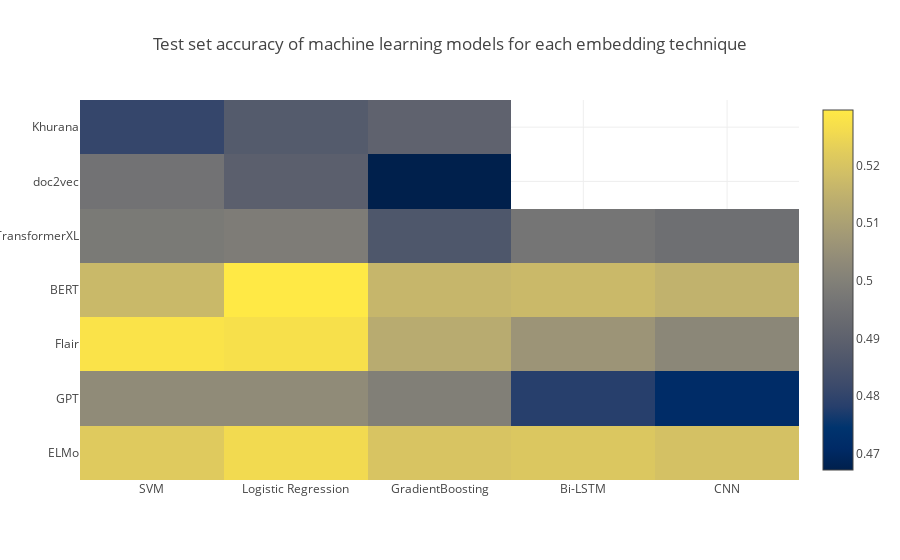

The notebook cell this image was saved under:
### Code cell
data = [go.Heatmap( z = [[0.5217391304347826, 0.525691699604743, 0.5201581027667984, 0.5209486, 0.5192095], 
                         [0.5035573122529644, 0.5035573122529644, 0.49960474308300395, 0.4782609, 0.4714625], 
                         [0.5280632411067193, 0.5272727272727272, 0.5130434782608696, 0.5064032, 0.5022925], 
                         [0.51699604743083, 0.5296442687747036, 0.516205533596863, 0.5171542, 0.5150988],
                         [0.4980237154150198, 0.49881422924901186, 0.48616600790513836, 0.4966008, 0.4947036],
                         [0.4956521739130435, 0.4893280632411067, 0.4671936758893281, np.nan, np.nan],
                         [0.4806, 0.4876, 0.4903, np.nan, np.nan]],
                    x = ['SVM', 'Logistic Regression', 'GradientBoosting', 'Bi-LSTM', 'CNN'],
                    y = ['ELMo', 'GPT', 'Flair', 'BERT', 'TransformerXL', 'doc2vec', 'Khurana'],
                    colorscale = 'Cividis')]


layout = go.Layout(
    title = 'Test set accuracy of machine learning models for each embedding technique',
    xaxis = dict(ticks=''),
    yaxis = dict(ticks='' )
)

fig = go.Figure(data = data, layout = layout)

iplot(fig)

### Figure 1 — Plotly figure (JSON) as saved in the notebook; plotly's stock layout.template omitted (floating-point values rounded to 4 significant figures)
{"data": [{"colorscale": "Cividis", "type": "heatmap", "uid": "4767db61-c5e2-46b7-915d-ab9a91ecd99f", "x": ["SVM", "Logistic Regression", "GradientBoosting", "Bi-LSTM", "CNN"], "y": ["ELMo", "GPT", "Flair", "BERT", "TransformerXL", "doc2vec", "Khurana"], "z": [[0.5217, 0.5257, 0.5202, 0.5209, 0.5192], [0.5036, 0.5036, 0.4996, 0.4783, 0.4715], [0.5281, 0.5273, 0.513, 0.5064, 0.5023], [0.517, 0.5296, 0.5162, 0.5172, 0.5151], [0.498, 0.4988, 0.4862, 0.4966, 0.4947], [0.4957, 0.4893, 0.4672, null, null], [0.4806, 0.4876, 0.4903, null, null]]}], "layout": {"title": {"text": "Test set accuracy of machine learning models for each embedding technique"}, "xaxis": {"ticks": ""}, "yaxis": {"ticks": ""}}}
